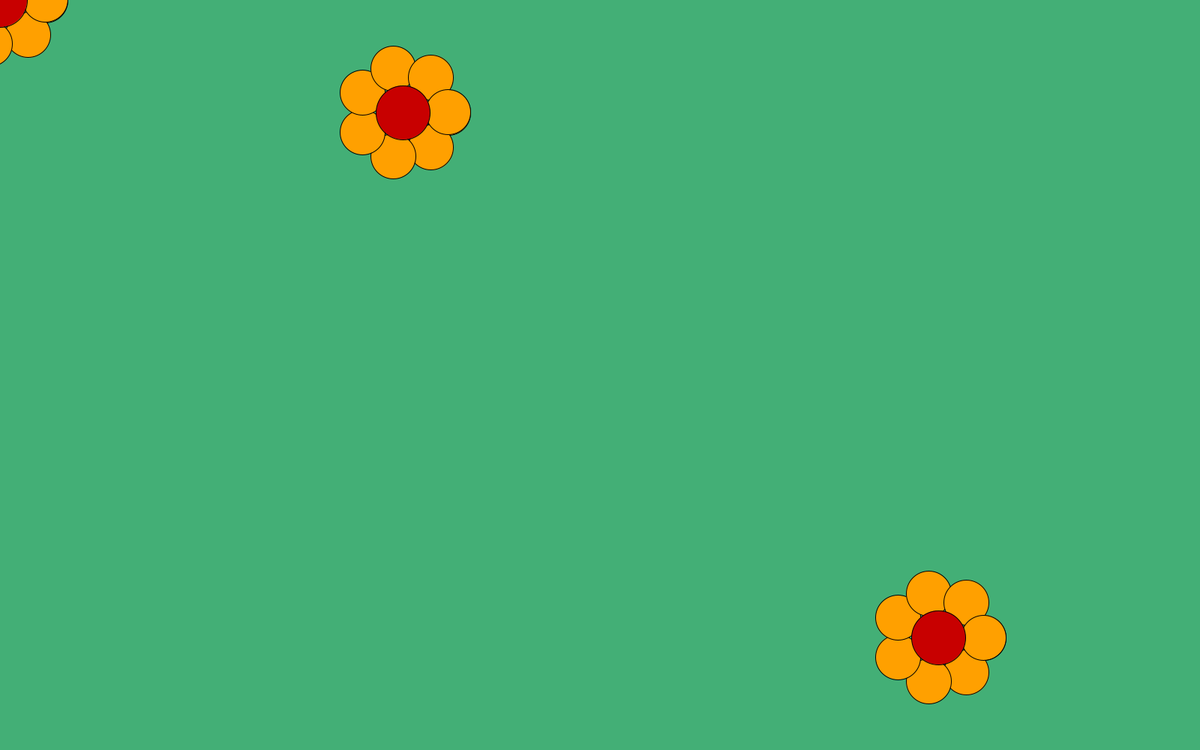
Frame 1 (no input)
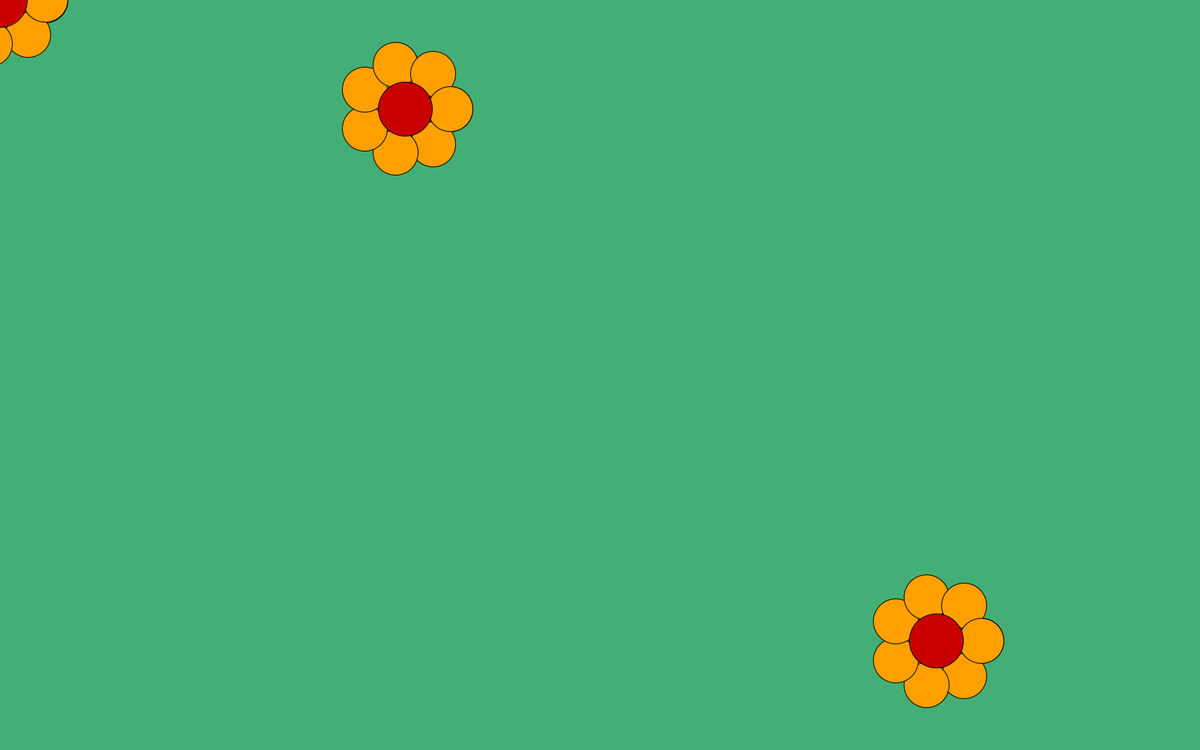
Frame 60 (the mouse pressed at the canvas centre just before this capture)
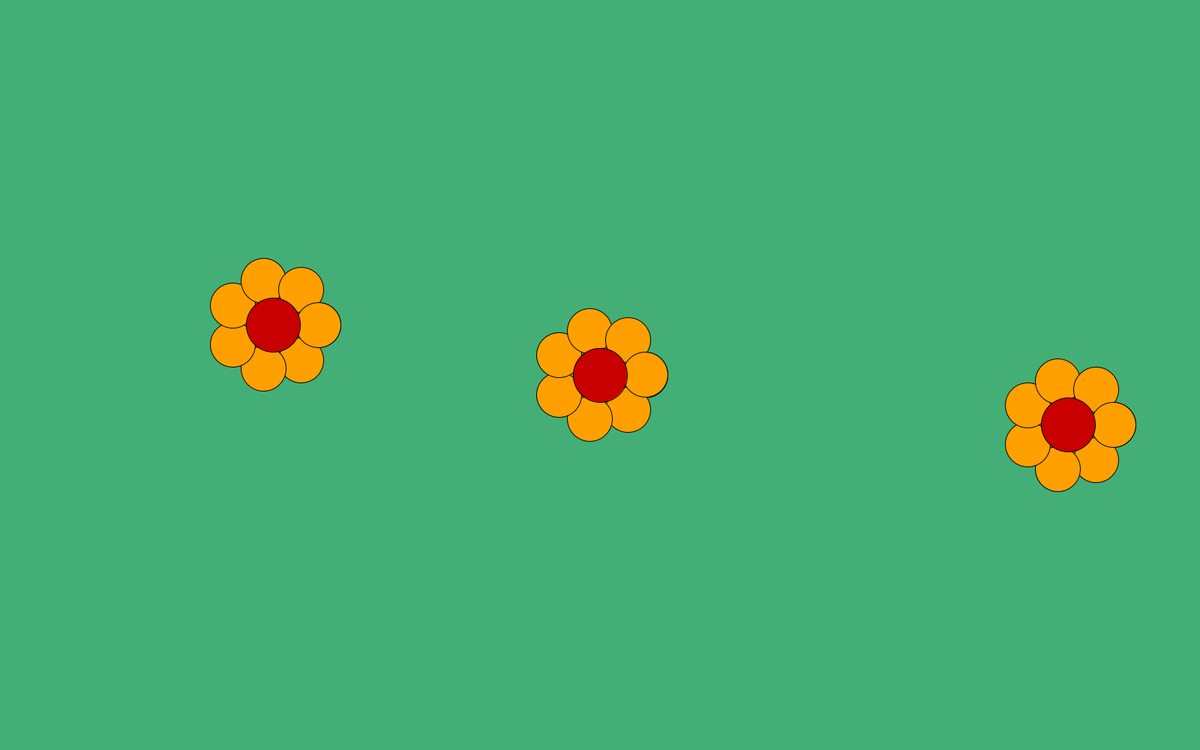
Frame 120 (the mouse held since frame 60 and released just before this capture)

The Processing sketch that drew these frames (run headless with seeded random() and noise(); from frame 60 on, the mouse is pressed at the canvas centre):

// Processing sketch: Student_FlowerObject
// ── Student_FlowerObject.pde
Flower myFlower1;  // the first instance of the Flower class
Flower myFlower2;  // the second instance of the Flower class
Flower myFlower3;


float xSpeed=  random(-10, 10);
float ySpeed=  random(-10, 10);


void setup() {
  size(1600, 1000);
  int _r= 60;
  int _petals=7;
  float _x=width/2;
  float _y=height/2;
  int _pc=#FFA000;
  int offset = 350;

  myFlower2 = new Flower(_r, _petals, _x+random(-500, 500), _y+offset, _pc);
  myFlower3 = new Flower(_r, _petals, _x+random(-500, 500), _y-offset, _pc);
}

void draw() {
  int _r= 60;
  int _petals=7;
  int _pc=#FFA000;
  background(#43AF76);

  myFlower1 = new Flower(_r, _petals, mouseX, mouseY, _pc); 
  myFlower1.display();
  myFlower1.bounce();
  myFlower1.coll(myFlower2);
  myFlower1.coll(myFlower3);
  myFlower2.display();
  myFlower2.move2(/*5*/);
  myFlower2.bounce();
  myFlower1.coll(myFlower1);
  myFlower1.coll(myFlower3);
  myFlower3.display();
  myFlower3.move(/*7*/);
  myFlower3.bounce();
  myFlower1.coll(myFlower1);
  myFlower1.coll(myFlower2);
  //myFlower3.coloring();
}

class Flower {

  // Variables
  float ballX;
  float ballY;


  float r;       // radius of the flower petal
  int n_petals;  // number of petals 
  float x;       // x-position of the center of the flower
  float y;       // y-position of the center of the flower
  int petalColor;//hexadecimal number for the color of petals

  Flower(float temp_r, int temp_n_petals, float temp_x, float temp_y, int temp_petalColor) {
    r=temp_r;
    n_petals = temp_n_petals;
    x=temp_x;
    y=temp_y;
    petalColor=temp_petalColor;
  }

  void display () {


    fill(petalColor);
    for (float i=0; i<PI*2; i+=2*PI/n_petals) {
      //  ballX=width/2 + r*cos(i);
      //  ballY=height/2 + r*sin(i);
      ballX=x + r*cos(i);
      ballY=y + r*sin(i);
      ellipse(ballX, ballY, r, r);
    }
    fill(200, 0, 0);
    ellipse(x, y, r*1.2, r*1.2);
  }
void move () {
    x += xSpeed;
    y += ySpeed;
  }
  void move2 () {
    x += xSpeed;
    y += ySpeed;
  }
  void bounce() {
    if (x >= width-r || x<=0+r) {
      xSpeed *=-1;
    }

    if (y > height-r || y<0+r) {
      ySpeed *= -1;
    }
  }

  void coll(Flower other) {
    float d = dist(x, y, other.x, other.y);
    if (d < r*2 + other.r) {
      xSpeed *= -1;
      ySpeed *= -1;
      petalColor = int (random(#000000, #FFFFFF));
    }
  }
}
